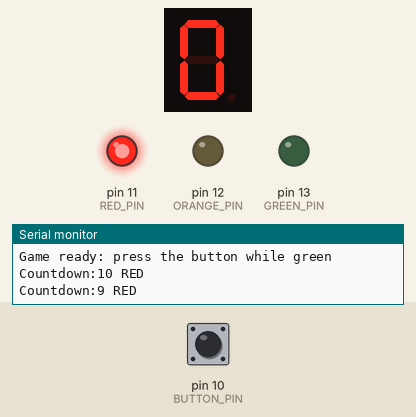
Simulated run of this sketch. Board: Arduino Uno, built with avr-gcc and run on an emulated ATmega328P. Parts: 1-digit seven-segment display, output pins drawn as LEDs (lit = HIGH), the last lines printed to the serial monitor. Wiring (inferred from the names in the program): 1-digit 7-segment display, segments lit when HIGH: segments pin 2, pin 3, pin 4, pin 5, pin 6, pin 7, pin 8. The test bench sets the inputs (shaded band); at power-on: pin 10 (BUTTON_PIN) HIGH. The segment pins are drawn as the display they are named for; pins used as bus, display or sensor lines are not drawn.

Above: at 1.2 s.
1.3 s: pin 10 (BUTTON_PIN) pulled LOW for 0.15 s
At 6.0 s:
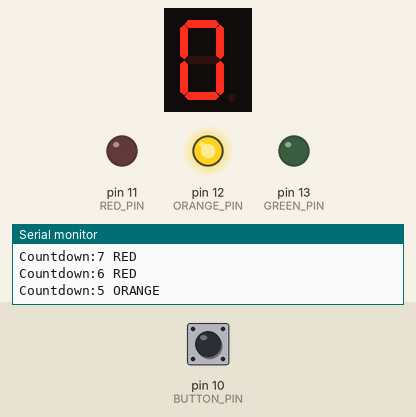
7.4 s: pin 10 (BUTTON_PIN) pulsed LOW 5 times (0.12 s each, 0.3 s apart)
At 8.18 s:
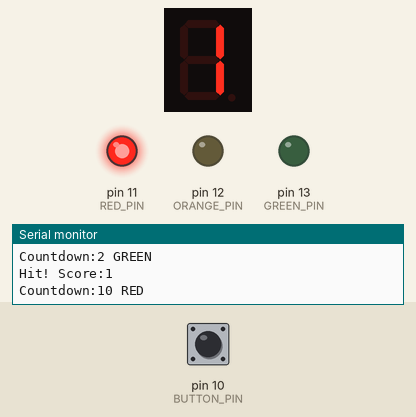
At 16.21 s:
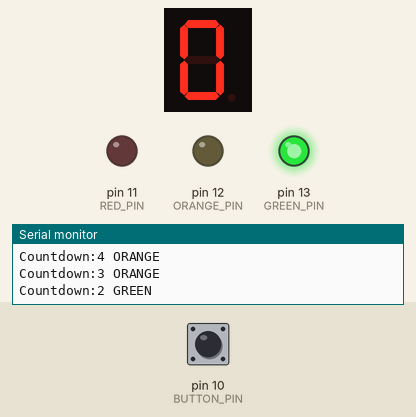
Timing chart, 0 to 16.4 s (numbered marks = the images above; inputs shaded):
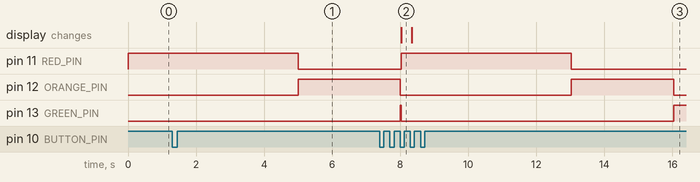

Measured:
- after the input at 7.4 s, the display: changes after 0.63 s (image 2)

The sketch:

ReactionGame.ino
```cpp
// 반응 속도 게임: 카운트다운이 초록색일 때 버튼을 누르면 +1, 그 외에는 -1
// 공통 캐소드(COM = GND), A~G 각각에 330Ω 저항을 사용합니다.
const byte SEGMENT_PINS[] = {2, 3, 4, 5, 6, 7, 8};  // A, B, C, D, E, F, G
const byte BUTTON_PIN = 10;
const byte RED_PIN = 11;
const byte ORANGE_PIN = 12;
const byte GREEN_PIN = 13;
const byte DIGITS[] = {
  0x3F, 0x06, 0x5B, 0x4F, 0x66,
  0x6D, 0x7D, 0x07, 0x7F, 0x6F
};

const unsigned long COUNTDOWN_MS = 10000;  // 카운트다운 시간 (변경 가능)
const unsigned long ORANGE_MS = 5000;      // 남은 시간이 이 값 이하면 주황
const unsigned long GREEN_MS = 2000;       // 남은 시간이 이 값 이하면 초록
const byte WIN_SCORE = 9;
const unsigned long WIN_BLINK_MS = 3000;   // 9점 달성 후 깜빡이는 시간

byte score = 0;
unsigned long roundStart = 0;
bool winning = false;
unsigned long winStart = 0;
int lastReading = HIGH;
int stableButton = HIGH;
unsigned long changedAt = 0;
long lastSecond = -1;

void showNumber() {
  for (byte segment = 0; segment < 7; segment++) {
    digitalWrite(SEGMENT_PINS[segment], bitRead(DIGITS[score], segment));
  }
}

void setLights(bool red, bool orange, bool green) {
  digitalWrite(RED_PIN, red);
  digitalWrite(ORANGE_PIN, orange);
  digitalWrite(GREEN_PIN, green);
}

void startRound() {
  roundStart = millis();
  lastSecond = -1;
}

// 버튼이 눌린 순간에만 true (35ms 떨림 방지)
bool buttonPressed() {
  const int reading = digitalRead(BUTTON_PIN);
  const unsigned long now = millis();
  if (reading != lastReading) changedAt = now;
  lastReading = reading;
  if (now - changedAt >= 35 && reading != stableButton) {
    stableButton = reading;
    return stableButton == LOW;
  }
  return false;
}

void setup() {
  Serial.begin(9600);
  for (byte pin : SEGMENT_PINS) pinMode(pin, OUTPUT);
  pinMode(BUTTON_PIN, INPUT_PULLUP);
  pinMode(RED_PIN, OUTPUT);
  pinMode(ORANGE_PIN, OUTPUT);
  pinMode(GREEN_PIN, OUTPUT);
  Serial.println(F("Game ready: press the button while green"));
  showNumber();
  startRound();
}

void loop() {
  const unsigned long now = millis();

  // 9점 달성: 3초 동안 모든 LED 깜빡인 뒤 0점으로 초기화
  if (winning) {
    const bool on = (now - winStart) / 250 % 2 == 0;
    setLights(on, on, on);
    if (now - winStart >= WIN_BLINK_MS) {
      winning = false;
      score = 0;
      showNumber();
      Serial.println(F("Reset"));
      startRound();
    }
    return;
  }

  unsigned long elapsed = now - roundStart;
  if (elapsed >= COUNTDOWN_MS) {
    // 카운트다운이 끝나면 다시 처음부터
    startRound();
    elapsed = 0;
  }
  const unsigned long remaining = COUNTDOWN_MS - elapsed;
  const bool green = remaining <= GREEN_MS;
  const bool orange = !green && remaining <= ORANGE_MS;
  setLights(!green && !orange, orange, green);

  const long second = (remaining + 999) / 1000;
  if (second != lastSecond) {
    lastSecond = second;
    Serial.print(F("Countdown:")); Serial.print(second);
    Serial.println(green ? F(" GREEN") : orange ? F(" ORANGE") : F(" RED"));
  }

  if (buttonPressed()) {
    if (green) {
      score++;
      Serial.print(F("Hit! Score:")); Serial.println(score);
      showNumber();
      if (score >= WIN_SCORE) {
        Serial.println(F("WIN!"));
        winning = true;
        winStart = now;
        return;
      }
      // 초록에서 한 번 점수를 얻으면 새 카운트다운 시작 (연타로 점수 올리기 방지)
      startRound();
    } else {
      if (score > 0) score--;  // 0점 아래로 내려가지 않음
      Serial.print(F("Miss! Score:")); Serial.println(score);
      showNumber();
    }
  }
}
```
